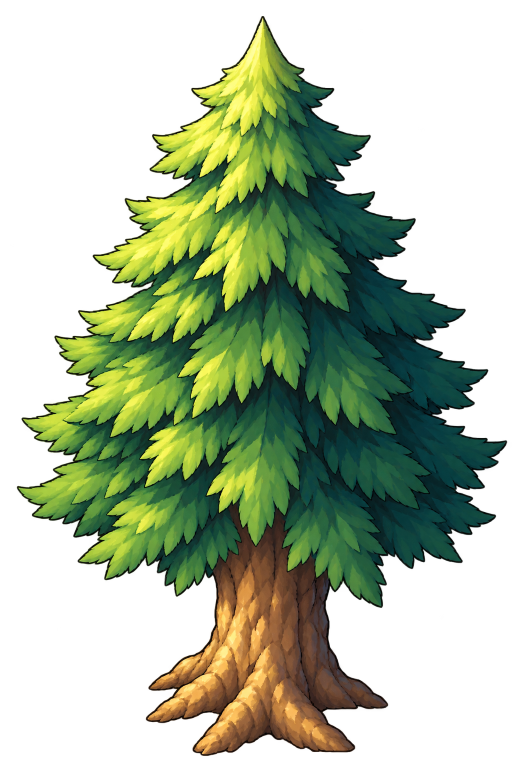
#> input picture assets/hd/props/pine_tree.png, 1024 x 1536 px, found by its file name (shown at 1/2 size)
$ python build-hd-props.py
#> lines starting #> are read from the running program, lines starting #| are printed output that depends on the picture; after the words box and inside, x2 and y2 are one past the last pixel; in counts of white or black regions, pixels touching at a corner belong together
"""Normalizes raw HD prop sheets (assets/hd/props/*.png) into clean per-prop-type canvases.

Same resolution-independence model as build-hd-tiles.py/build-hd-hero.py (pixelsPerUnit 4), but
props differ from both: raw sheets hold several unrelated objects (trees/rocks/buildings) that
are NOT laid out on an exact pixel grid, so cells can't be split evenly like the flat tile sheets
in build-hd-tiles.py -- items are placed irregularly with uneven gaps, and a few sheets have a
faint painted glow/halo around each object (same "haze" look as pine_tree.png's background glow).

Pipeline per sheet:
1. Haze-threshold alpha (<=ALPHA_THRESHOLD -> 0) ONCE for the whole sheet -- this both removes
   the glow halo from the final art AND makes column-gap segmentation below reliable (a halo that
   extends to the sheet edge would otherwise look like "no gap" between two items).
2. Split into per-object segments: most sheets segment automatically by finding fully-transparent
   gap columns between opaque regions (SHEETS[...]['mode'] == 'auto'); `pine_tree.png` and
   `round_tree.png` each hold exactly one object (the whole sheet, 'whole'); `desert.png`'s palm
   and cactus touch by a few stray antialiased pixels even above the haze threshold, so it uses an
   explicit manual column split instead ('manual').
3. Per segment: tight-crop to its real alpha bbox, then LANCZOS-resize (premultiplied alpha, to
   avoid dark/light edge fringing -- same trick as portal.png in build-hd-tiles.py) so the LARGER
   of width/height exactly fills that prop's target HD canvas (world size x4, PROP_TARGETS below),
   preserving aspect ratio ("fit by the limiting dimension"). Paste bottom-center onto a
   transparent canvas of that exact target size -- a tall narrow object (e.g. a fence post) ends
   up centered horizontally with some side padding rather than stretched to fill a square box.
4. Threshold alpha again after resize (LANCZOS can soften a hard cut back into a faint haze).

Two source trees are reused for two prop types each (pine/pineDark share pine_tree.png's only
tree; roundTree/bigTree share round_tree.png's only tree) -- both output files are identical
pixels, matching the two map prop names that have no distinct art of their own.

Only files that exist in SRC_DIR are processed; missing ones are skipped with a warning, so the
prop set can grow one sheet at a time. Safe to rerun.

Usage: python tools/build-hd-props.py [src_dir] [out_dir]
"""
import sys
from pathlib import Path

import numpy as np
from PIL import Image, ImageDraw

SRC_DIR = Path(sys.argv[1] if len(sys.argv) > 1 else 'assets/hd/props')
OUT_DIR = Path(sys.argv[2] if len(sys.argv) > 2 else 'assets/hd/props/normalized')

PIXELS_PER_UNIT = 4       # matches HD_TILES / HD_HERO -- 4 source px per world unit
ALPHA_THRESHOLD = 48      # faint glow/halo haze -> fully transparent (before AND after resize)
MIN_GAP_COLUMNS = 2       # ignore gaps narrower than this when auto-segmenting (noise guard)

# Target world size (w, h) per prop type -- MUST match width/height in src/world/prop-definitions.js
# (that file is the source of truth for gameplay; this table just needs to stay in sync with it).
PROP_TARGETS = {
    'pine': (32, 48), 'pineDark': (32, 48), 'roundTree': (48, 48), 'bigTree': (48, 48),
    'smallTree': (32, 32), 'deadTree': (32, 32),
    'bush': (16, 16), 'bush2': (16, 16), 'stones': (16, 16),
    'rockBrown': (48, 48), 'rockGrey': (48, 48), 'rockSmallGrey': (32, 32), 'rockSmallBrown': (32, 32),
    'stump': (32, 32),
    'palm': (32, 48), 'cactus': (16, 32), 'bones': (32, 16),
    'house': (64, 48), 'house2': (64, 48), 'house3': (64, 48),
    'fence': (16, 24), 'signpost': (16, 24), 'pillar': (16, 48), 'torch': (16, 32), 'crystal': (16, 32),
    # Oakhaven Village props are built separately by tools/build-oakhaven-village-art.py.
}

# filename -> how to split it into per-object segments + the prop type(s) each segment maps to,
# left to right. `None` in `outputs` skips a segment with no map use (small_trees.png's middle
# "small pine" cell -- optional per the brief, not wired into any prop type).
SHEETS = {
    'pine_tree.png': {'mode': 'whole', 'outputs': ['pine', 'pineDark']},
    'round_tree.png': {'mode': 'whole', 'outputs': ['roundTree', 'bigTree']},
    'small_trees.png': {'mode': 'auto', 'outputs': ['smallTree', None, 'deadTree']},
    'bushes_rocks.png': {'mode': 'auto', 'outputs': ['bush', 'bush2', 'rockSmallGrey', 'rockSmallBrown', 'stump', 'stones']},
    'big_rocks.png': {'mode': 'auto', 'outputs': ['rockGrey', 'rockBrown']},
    'village.png': {'mode': 'auto', 'outputs': ['fence', 'signpost', 'pillar', 'torch', 'crystal', 'bones']},
    'houses.png': {'mode': 'auto', 'outputs': ['house', 'house2', 'house3']},
    # palm/cactus touch by a few stray antialiased px even past the haze threshold -- split by hand
    # at the real local-minimum column (verified: alpha-column-sum dips to ~12px around x=877).
    'desert.png': {'mode': 'manual', 'splits': [877], 'outputs': ['palm', 'cactus']},
}

CELL_NOTES = {
    'pine_tree.png': ['whole sheet = 1 pine tree, reused as both `pine` and `pineDark`'],
    'round_tree.png': ['whole sheet = 1 round tree, reused as both `roundTree` and `bigTree`'],
    'small_trees.png': ['small leafy tree -> smallTree', 'small pine (unused)', 'dead tree -> deadTree'],
    'bushes_rocks.png': ['bush', 'flowering bush -> bush2', 'grey rock -> rockSmallGrey', 'brown rock -> rockSmallBrown', 'stump', 'stones (non-solid)'],
    'big_rocks.png': ['grey boulders -> rockGrey', 'brown boulders -> rockBrown'],
    'village.png': ['fence', 'signpost', 'pillar', 'torch', 'crystal', 'bones (non-solid)'],
    'houses.png': ['red roof -> house', 'brown roof -> house2', 'stone roof -> house3'],
    'desert.png': ['palm', 'cactus'],
}


def threshold_alpha(arr, thresh=ALPHA_THRESHOLD):
    """Faint haze (alpha <= thresh) -> fully transparent; kept pixels keep their alpha. Mutates a copy."""
    out = arr.copy()
    out[..., 3] = np.where(out[..., 3] > thresh, out[..., 3], 0)
    return out


def bbox_of(alpha):
    ys, xs = np.where(alpha > 0)
    if len(xs) == 0:
        return None
    return int(xs.min()), int(ys.min()), int(xs.max()) + 1, int(ys.max()) + 1


def column_segments(alpha, min_gap=MIN_GAP_COLUMNS):
    """Runs of columns that contain any opaque pixel, separated by >= min_gap empty columns."""
    has_content = (alpha > 0).any(axis=0)
    segs = []
    x = 0
    w = len(has_content)
    while x < w:
        if not has_content[x]:
            x += 1
            continue
        start = x
        while x < w:
            # look ahead: treat a short empty run as still part of this segment (anti-alias gaps)
            if has_content[x]:
                x += 1
                continue
            gap_start = x
            while x < w and not has_content[x]:
                x += 1
            if x < w and (x - gap_start) < min_gap:
                continue  # short gap -- keep merging into this segment
            break
        segs.append((start, x))
    return segs


def premultiplied_resize(img, size):
    """Premultiplied-alpha LANCZOS resize -- avoids dark/light fringing at soft painted edges."""
    arr = np.array(img).astype(np.float32)
    alpha = arr[..., 3:4] / 255.0
    premult = np.concatenate([arr[..., :3] * alpha, arr[..., 3:4]], axis=2)
    small = Image.fromarray(premult.astype(np.uint8), 'RGBA').resize(size, Image.LANCZOS)
    s = np.array(small).astype(np.float32)
    a = s[..., 3:4]
    rgb = np.where(a > 0, s[..., :3] / np.maximum(a / 255.0, 1e-6), 0)
    out = np.clip(np.concatenate([rgb, a], axis=2), 0, 255).astype(np.uint8)
    return Image.fromarray(out, 'RGBA')


def fit_bottom_center(cropped, target_w, target_h):
    """Scale `cropped` so its larger dimension (relative to the target box) exactly fills that
    axis, preserving aspect ratio, then paste it bottom-center onto a target_w x target_h
    transparent canvas (object's base sits on the canvas's bottom edge)."""
    bw, bh = cropped.size
    scale = min(target_w / bw, target_h / bh)
    new_w, new_h = max(1, round(bw * scale)), max(1, round(bh * scale))
    resized = premultiplied_resize(cropped, (new_w, new_h))
    resized = Image.fromarray(threshold_alpha(np.array(resized)), 'RGBA')
    canvas = Image.new('RGBA', (target_w, target_h), (0, 0, 0, 0))
    x_off = (target_w - new_w) // 2
    y_off = target_h - new_h
    canvas.paste(resized, (x_off, y_off), resized)
    return canvas


def segment_bounds(name, cfg, width):
    if cfg['mode'] == 'whole':
        return [(0, width)]
    if cfg['mode'] == 'manual':
        points = [0, *cfg['splits'], width]
        return [(points[i], points[i + 1]) for i in range(len(points) - 1)]
    raise ValueError(f'auto mode resolved elsewhere for {name}')


def build_sheet(name, cfg, results):
    path = SRC_DIR / name
    if not path.exists():
        print(f'WARN skipping {name}: {path} not found')
        return
    img = Image.open(path).convert('RGBA')
    arr = threshold_alpha(np.array(img))

    outputs = cfg['outputs']
    if cfg['mode'] == 'whole':
        bounds = [(0, img.width)] * len(outputs)  # same single object reused for every output name
    elif cfg['mode'] == 'auto':
        bounds = column_segments(arr[..., 3])
    else:
        bounds = segment_bounds(name, cfg, img.width)

    if len(bounds) != len(outputs):
        print(f'WARN {name}: expected {len(outputs)} segments, found {len(bounds)} {bounds} -- skipping')
        return

    for (x0, x1), prop_type in zip(bounds, outputs):
        if prop_type is None:
            continue
        segment = arr[:, x0:x1, :]
        bbox = bbox_of(segment[..., 3])
        if bbox is None:
            print(f'WARN {name}: empty segment for {prop_type} ({x0},{x1}) -- skipping')
            continue
        bx0, by0, bx1, by1 = bbox
        cropped = Image.fromarray(segment[by0:by1, bx0:bx1, :], 'RGBA')
        target_w_units, target_h_units = PROP_TARGETS[prop_type]
        canvas = fit_bottom_center(cropped, target_w_units * PIXELS_PER_UNIT, target_h_units * PIXELS_PER_UNIT)
        canvas.save(OUT_DIR / f'{prop_type}.png')
        results[prop_type] = canvas
        print(f'{prop_type}.png {canvas.width}x{canvas.height} (from {name} segment {x0}-{x1}, bbox {bx1 - bx0}x{by1 - by0})')


def contact_sheet(results, path):
    names = sorted(results)
    cols = 6
    rows = -(-len(names) // cols)
    cell = 140
    out = Image.new('RGBA', (cols * cell, rows * cell), (48, 48, 64, 255))
    d = ImageDraw.Draw(out)
    for i, name in enumerate(names):
        r, c = divmod(i, cols)
        img = results[name]
        scale = min((cell - 16) / img.width, (cell - 30) / img.height, 1.0)
        thumb = img.resize((max(1, round(img.width * scale)), max(1, round(img.height * scale))), Image.LANCZOS)
        x = c * cell + (cell - thumb.width) // 2
        y = r * cell + 20 + (cell - 30 - thumb.height)
        out.paste(thumb, (x, y), thumb)
        d.text((c * cell + 4, r * cell + 2), name, fill=(255, 255, 0, 255))
    out.save(path)


def write_readme(results):
    lines = [
        '# HD prop sheets (normalized)', '',
        'Generated from the raw sheets in `assets/hd/props/*.png` by `tools/build-hd-props.py`',
        '(`npm run hd:props`). Each raw sheet holds several hand-painted objects placed irregularly',
        '(not an exact grid); the build script removes a faint glow/halo (alpha <= 48 -> transparent),',
        'splits the sheet into per-object segments (empty-column gaps, or a manual split where two',
        'objects touch by a few stray px), tight-crops each object, and fits it bottom-center into',
        'its prop type\'s HD canvas (world size x4, matching `src/world/prop-definitions.js`).', '',
        '## Prop -> source mapping', '',
    ]
    for name, cfg in SHEETS.items():
        if name not in CELL_NOTES:
            continue
        lines.append(f'### {name}')
        lines.extend(f'- {note}' for note in CELL_NOTES[name])
        lines.append('')
    lines += [
        '## Rebuild', '', '```', 'python tools/build-hd-props.py', '# or: npm run hd:props', '```', '',
        'Missing raw files are skipped with a warning -- the set can grow one sheet at a time.',
    ]
    (OUT_DIR / 'README.md').write_text('\n'.join(lines), encoding='utf-8')


def main():
    OUT_DIR.mkdir(parents=True, exist_ok=True)
    results = {}
    for name, cfg in SHEETS.items():
        build_sheet(name, cfg, results)
#> in build_sheet, img is the input picture: PIL image 1024x1536 RGBA; mean R, G, B, A 53, 68.8, 33, 118.5
#> in threshold_alpha, `out[..., 3] = np.where(out[..., 3] > thresh, out[..., 3], 0)`: out: shape (1536, 1024, 4); 1.75% of pixels changed, all inside (x1, y1, x2, y2) = (0, 15, 1024, 1536)
#> the loop in build_sheet, `for (x0, x1), prop_type in zip(bounds, outputs):` made 2 passes
#> (bx0, by0, bx1, by1) on passes 1 to 2: (33, 32, 1015, 1512), (33, 32, 1015, 1512)
#| pine.png 128x192 (from pine_tree.png segment 0-1024, bbox 982x1480)
#| pineDark.png 128x192 (from pine_tree.png segment 0-1024, bbox 982x1480)
#> pass 1, in premultiplied_resize, `alpha = arr[..., 3:4] / 255.0`:
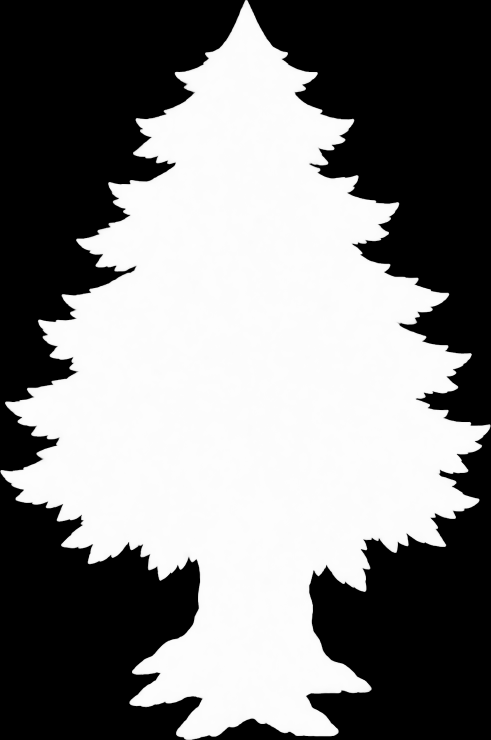
#> alpha: shape (1480, 982, 1) float32 (shown at 1/2 size); min 0, max 0.996, mean 0.502
#> after the loop in build_sheet, `for (x0, x1), prop_type in zip(bounds, outputs):`:
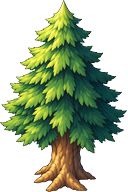
#> canvas: PIL image 128x192 RGBA; mean R, G, B, A 41.6, 55.6, 27.2, 124; transparent parts drawn white
#> after the loop in build_sheet, `for (x0, x1), prop_type in zip(bounds, outputs):`: results = 2 items
#> pass 2 of the loop in main, `for name, cfg in SHEETS.items():`:
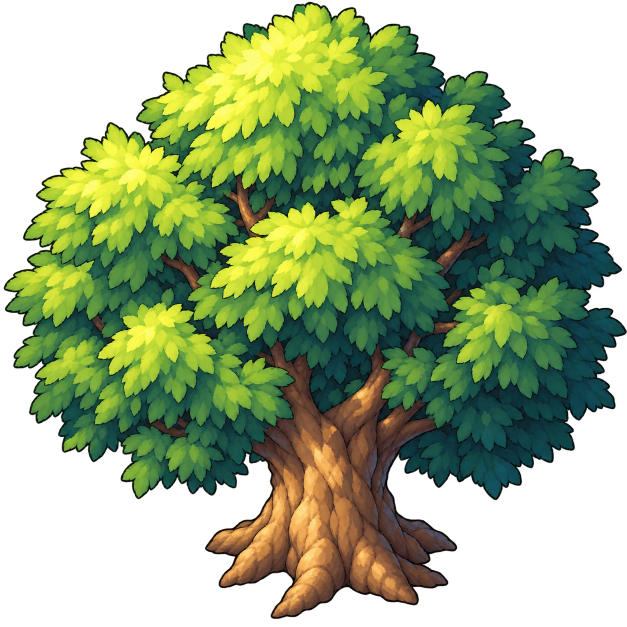
#> input picture assets/hd/props/round_tree.png, 1254 x 1254 px, found by its file name (shown at 1/2 size)
#> in build_sheet, img is the input picture: PIL image 1254x1254 RGBA; mean R, G, B, A 59.3, 77.6, 36.3, 155.7
#> the loop in build_sheet (call 2), `for (x0, x1), prop_type in zip(bounds, outputs):` made 2 passes
#> (bx0, by0, bx1, by1) on passes 1 to 2: (7, 3, 1254, 1238), (7, 3, 1254, 1238)
#> (printed output is left out)
#> pass 1, in premultiplied_resize (call 3), `alpha = arr[..., 3:4] / 255.0`:
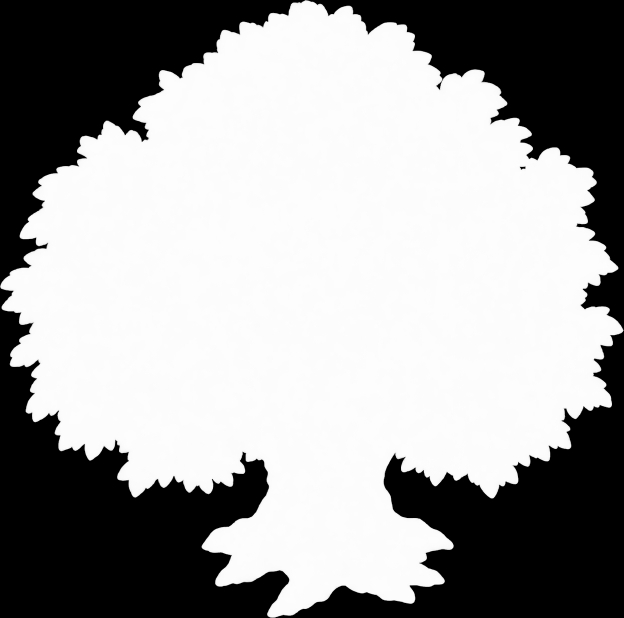
#> alpha: shape (1235, 1247, 1) float32 (shown at 1/2 size); min 0, max 1, mean 0.623
#> after the loop in build_sheet (call 2), `for (x0, x1), prop_type in zip(bounds, outputs):`:
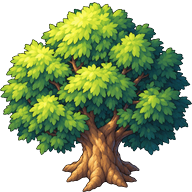
#> canvas: PIL image 192x192 RGBA; mean R, G, B, A 57.9, 75.9, 35, 154.3; transparent parts drawn white
#> after the loop in build_sheet (call 2), `for (x0, x1), prop_type in zip(bounds, outputs):`: results = 4 items

    if not results:
        print('ERROR: no prop art was produced (no input files found in', SRC_DIR, ')')
        sys.exit(1)

    missing = sorted(set(PROP_TARGETS) - set(results))
#> missing = ['bush', 'bush2', 'cactus', 'deadTree', 'palm', 'rockSmallBrown', 'rockSmallGrey', 'smallTree', 'stones', 'stump']
    if missing:
        print('WARN: no art produced for these prop types (check SHEETS/PROP_TARGETS):', missing)
#| WARN: no art produced for these prop types (check SHEETS/PROP_TARGETS): ['bush', 'bush2', 'cactus', 'deadTree', 'palm', 'rockSmallBrown', 'rockSmallGrey', 'smallTree', 'stones', 'stump']

    contact_sheet(results, OUT_DIR / 'contact-sheet.png')
#> in contact_sheet, `names = sorted(results)`: names = ['bigTree', 'bones', 'crystal', 'fence', 'house', 'house2', 'house3', 'pillar', 'pine', 'pineDark', 'rockBrown', 'rockGrey', 'roundTree', 'signpost', 'torch']
#> in contact_sheet, `rows = -(-len(names) // cols)`: rows = 3
#> in contact_sheet, `out = Image.new('RGBA', (cols * cell, rows * cell), (48, 48, 64, 255))`:
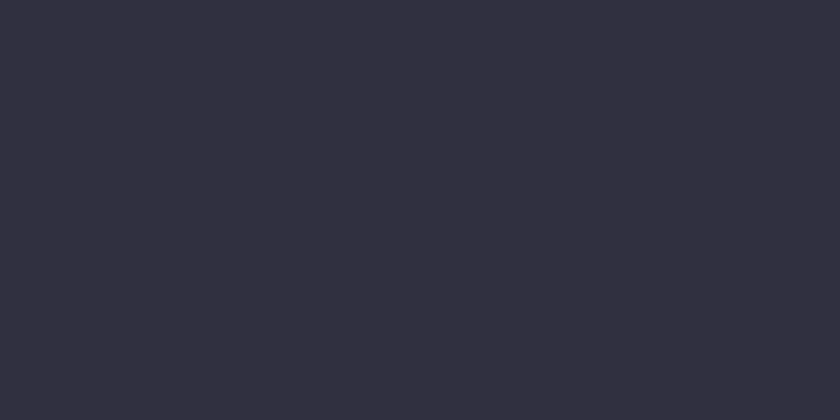
#> out: PIL image 840x420 RGBA; mean R, G, B, A 48, 48, 64, 255
#> the loop in contact_sheet, `for i, name in enumerate(names):` made 15 passes
#> (name, r, c, scale, x, y) on passes 1 to 12: ('bigTree', 0, 0, 0.573, 15, 20), ('bones', 0, 1, 0.969, 148, 68), ('crystal', 0, 2, 0.859, 322, 20), ('fence', 0, 3, 1, 458, 34), ('house', 0, 4, 0.484, 568, 37), ('house2', 0, 5, 0.484, 708, 37), ('house3', 1, 0, 0.484, 8, 177), ('pillar', 1, 1, 0.573, 191, 160), ('pine', 1, 2, 0.573, 313, 160), ('pineDark', 1, 3, 0.573, 453, 160), ('rockBrown', 1, 4, 0.573, 575, 160), ('rockGrey', 1, 5, 0.573, 715, 160)
#> pass 1, in contact_sheet, `thumb = img.resize((max(1, round(img.width * scale)), max(1, round(img..`:
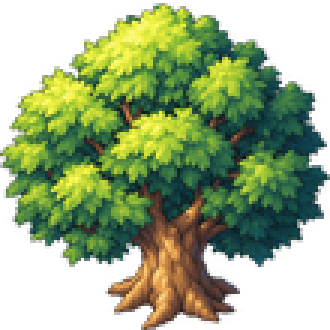
#> thumb: PIL image 110x110 RGBA (shown 3 times larger); mean R, G, B, A 60, 78.9, 36.5, 154.5; transparent parts drawn white
#> pass 3, in contact_sheet, `img = results[name]`:
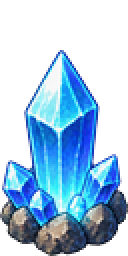
#> img: PIL image 64x128 RGBA (shown 2 times larger); mean R, G, B, A 33.4, 66.8, 94.9, 119.1; transparent parts drawn white
#> after the loop in contact_sheet, `for i, name in enumerate(names):`:
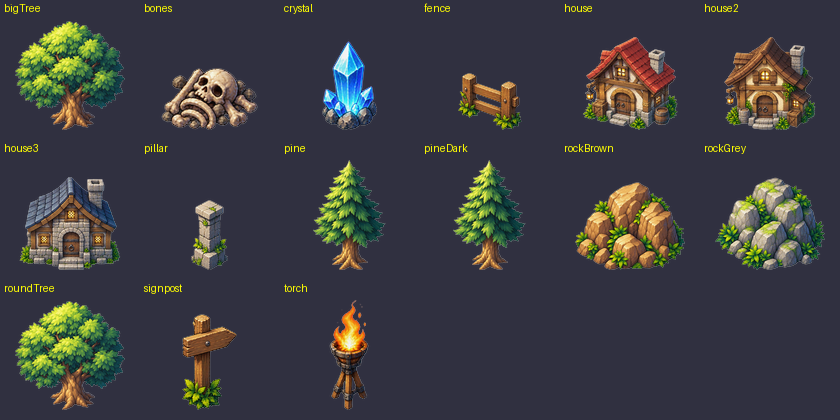
#> out: PIL image 840x420 RGBA; mean R, G, B, A 60.5, 60.5, 64.6, 253.1; transparent parts drawn white
#> after the loop in contact_sheet, `for i, name in enumerate(names):`:
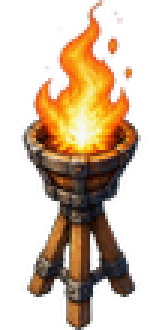
#> thumb: PIL image 55x110 RGBA (shown 3 times larger); mean R, G, B, A 59.4, 36.7, 15.1, 89.3; transparent parts drawn white
    print('contact-sheet.png written')
    write_readme(results)
    print('RESULT: OK')


if __name__ == '__main__':
    main()
